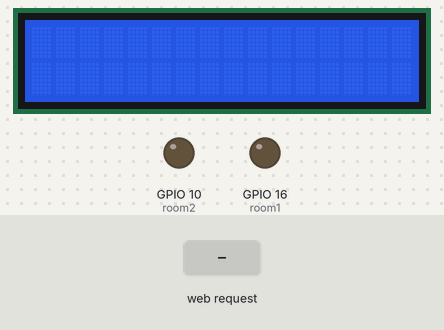
A sketch run on a simulated ESP8266 (NodeMCU). On the bench: 16×2 character LCD, output pins drawn as LEDs (lit = HIGH). Wiring (inferred from the names in the program): MPU-6050 motion sensor at I2C address 0x68. Inputs (shaded band) come from the test bench. WiFi joins after 1.5 s; servers stay silent unless stated; what the sketch prints to the serial monitor is not drawn.

Above: at 2.9 s.
3.0 s: HTTP request GET /Submit received
At 4.2 s:
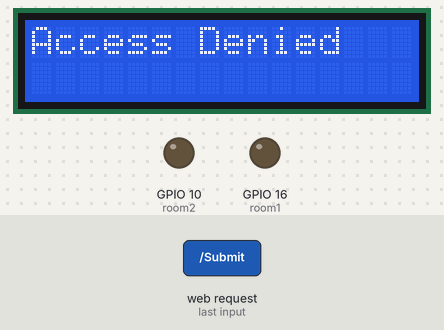
4.5 s: HTTP request GET /?LED1=ON received
At 5.3 s:
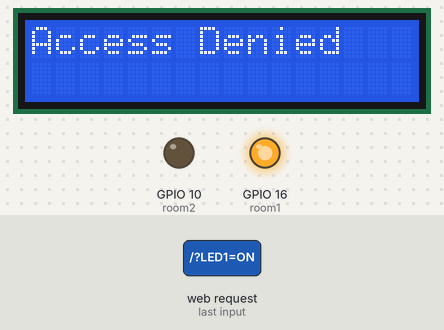
6.0 s: HTTP request GET /?LED1=OFF received
At 6.4 s:
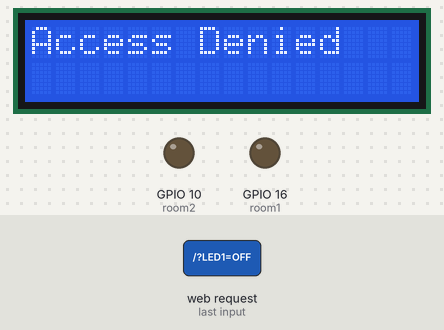
Timing chart, 0 to 9.0 s (numbered marks = the images above; inputs shaded):
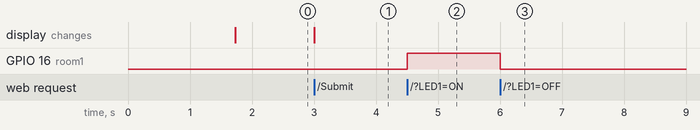

The sketch:

Home_Automation.ino
```cpp
#include <ESP8266WiFi.h>
#include<string.h>
#include "temp.h"


const uint8_t scl=5;
const uint8_t sda=4;
#include <LiquidCrystal.h>


const int rs = 0, en = 2, d4 = 14, d5 = 12, d6 = 13, d7 = 15;
LiquidCrystal lcd(rs, en, d4, d5, d6, d7);


const char* ssid = "Find Me"; // SSID i.e. Service Set Identifier is the name of your WIFI
const char* password = "111111111"; // Your Wifi password, in case you have open network comment the whole statement.

int room1=16;
int room2=10;
float t;

WiFiServer server(80); // Creates a server that listens for incoming connections on the specified port, here in this case port is 80.

 double Ax, Ay, Az, T, Gx, Gy, Gz;

void setup() {
  Serial.begin(115200);
  delay(10);

  pinMode(room1, OUTPUT);
  digitalWrite(room1, LOW);
  pinMode(room2, OUTPUT);
  digitalWrite(room2, LOW);

  // Connect to WiFi network
  Serial.println();
  Serial.println();
  Serial.print("Connecting to ");
  Serial.println(ssid);

  WiFi.begin(ssid, password);

  while (WiFi.status() != WL_CONNECTED) {
    delay(500);
    Serial.print(".");
  }
  Serial.println("");
  Serial.println("WiFi connected");

  // Start the server
  server.begin();
  Serial.println("Server started");

  // Print the IP address
  Serial.print("Use this URL to connect: ");
  Serial.print("http://");
  Serial.print(WiFi.localIP()); //Gets the WiFi shield's IP address and Print the IP address of serial monitor
  Serial.println("/");
  Wire.begin(sda,scl);
MPU6050_Init();
  lcd.begin(16, 2);
  lcd.noDisplay();

}

void loop() {
  // Check if a client has connected
  WiFiClient client = server.available();
  if (!client) {
    return;
  }

  // Wait until the client sends some data
  Serial.println("new client");
  while(!client.available()){
    delay(1);
  }


 int value = LOW;
 int value1=LOW;
 int var_temp=LOW;
  // Read the first line of the request
  String request = client.readStringUntil('\r');

  client.flush();
  Serial.println(request);

  if(request.indexOf("Submit") != -1){
  if ((request.indexOf("Prakash") != -1) && (request.indexOf("Saini") != -1))  {
    value = HIGH;
    lcd.display();
    lcd.clear();
    lcd.setCursor(0, 0);
    lcd.print("Welcome");
  }
  if ((request.indexOf("Prakash") == -1)|| (request.indexOf("Saini") == -1) ) {

     value1=HIGH;
     lcd.display();
     lcd.clear();
     lcd.setCursor(0, 0);
     lcd.print("Access Denied");

  }
  }

  if (request.indexOf("tempe") != -1){
     Read_RawValue(MPU6050SlaveAddress, MPU6050_REGISTER_ACCEL_XOUT_H);

     t = ((float)T/340.00)+36.53;
     var_temp=HIGH;
    }
 if(request.indexOf("LED1=ON") !=-1){
  digitalWrite(room1,HIGH);
  }

 if(request.indexOf("LED1=OFF") !=-1){
  digitalWrite(room1,LOW);
  }

 if(request.indexOf("LED2=ON") !=-1){
  digitalWrite(room2,HIGH);
  }

 if(request.indexOf("LED2=ON") !=-1){
  digitalWrite(room2,LOW);
  }

 Serial.println(request.indexOf("GET"));
  // Match the request
 Serial.println(request.indexOf("HTTP"));
  // Return the response
            client.println("<!DOCTYPE html><html>");
            client.println("<head><meta name=\"viewport\" content=\"width=device-width, initial-scale=1\">");
            client.println("<body style=\"background-color:silver\"><center><b><h1 style=\"color:blueviolet\">IoT</h1></b></center><br>");
            client.println("<form action='' method=\'get\'>");
            // Display current state, and ON/OFF buttons for GsaPIO 26
            client.println(" Name: <input type=\"text\" name=\"fname\"><br>");
           client.println(" Password: <input type=\"password\" name=\"pass\"><br>");

            client.println("<input type=\"submit\" name=\"submit\" value=\'Submit\'><br>");
            if(value == HIGH){
              client.println("       You are in ");
              value=LOW;
              }


                else if(value1==HIGH){
                client.println("    Failed!,Try again  ");
                value1=LOW;
                }
               else {
                client.println("   Please Login ");
                }
            client.println("</form>");
            client.println("<br><br>");

            client.println("<a href=\"tempe\"><button style=\"margin-left:5px\">Click Me</button></a>");
            client.println("<b>Room Temperature : </b>");
           if(var_temp==HIGH){
            client.println(t);
            client.println("*C");
            }

            client.println("<br>");
            client.println("<h3>Room : 1</h3><a href=\"LED1=ON\"><button style=\"margin-left:5px\">Turn On </button></a>");
            client.println("<a href=\"LED1=OFF\"><button style=\"margin-left:5px\">Turn Off </button></a><br><br>");
            client.println("<h3>Room : 2</h3><a href=\"LED2=ON\"><button style=\"margin-left:5px\">Turn On </button></a>");
            client.println("<a href=\"LED2=OFF\"><button style=\"margin-left:5px\">Turn Off </button></a><br><br>");
            client.println("<h3>Room : 3</h3><a href=\"LED3=ON\"><button style=\"margin-left:5px\">Turn On </button></a>");
            client.println("<a href=\"LED3=OFF\"><button style=\"margin-left:5px\">Turn Off </button></a><br><br>");
            client.println("</body></html>");
  delay(1);
  Serial.println("Client disonnected");
  Serial.println("");

}
```

temp.cpp
```cpp
#include "Wire.h"
#include "temp.h"
#include "Arduino.h"
int16_t AccelX, AccelY, AccelZ, Temperature, GyroX, GyroY, GyroZ;

void I2C_Write(uint8_t deviceAddress, uint8_t regAddress, uint8_t data){
  Wire.beginTransmission(deviceAddress);
  Wire.write(regAddress);
  Wire.write(data);
  Wire.endTransmission();
}

// read all 14 register
void Read_RawValue(uint8_t deviceAddress, uint8_t regAddress){
  Wire.beginTransmission(deviceAddress);
  Wire.write(regAddress);
  Wire.endTransmission();
  Wire.requestFrom(deviceAddress, (uint8_t)14);
  AccelX = (((int16_t)Wire.read()<<8) | Wire.read());
  AccelY = (((int16_t)Wire.read()<<8) | Wire.read());
  AccelZ = (((int16_t)Wire.read()<<8) | Wire.read());
  Temperature = (((int16_t)Wire.read()<<8) | Wire.read());
  GyroX = (((int16_t)Wire.read()<<8) | Wire.read());
  GyroY = (((int16_t)Wire.read()<<8) | Wire.read());
  GyroZ = (((int16_t)Wire.read()<<8) | Wire.read());
}

//configure MPU6050
void MPU6050_Init(){
  delay(150);
  I2C_Write(MPU6050SlaveAddress, MPU6050_REGISTER_SMPLRT_DIV, 0x07);
  I2C_Write(MPU6050SlaveAddress, MPU6050_REGISTER_PWR_MGMT_1, 0x01);
  I2C_Write(MPU6050SlaveAddress, MPU6050_REGISTER_PWR_MGMT_2, 0x00);
  I2C_Write(MPU6050SlaveAddress, MPU6050_REGISTER_CONFIG, 0x00);
  I2C_Write(MPU6050SlaveAddress, MPU6050_REGISTER_GYRO_CONFIG, 0x00);//set +/-250 degree/second full scale
  I2C_Write(MPU6050SlaveAddress, MPU6050_REGISTER_ACCEL_CONFIG, 0x00);// set +/- 2g full scale
  I2C_Write(MPU6050SlaveAddress, MPU6050_REGISTER_FIFO_EN, 0x00);
  I2C_Write(MPU6050SlaveAddress, MPU6050_REGISTER_INT_ENABLE, 0x01);
  I2C_Write(MPU6050SlaveAddress, MPU6050_REGISTER_SIGNAL_PATH_RESET, 0x00);
  I2C_Write(MPU6050SlaveAddress, MPU6050_REGISTER_USER_CTRL, 0x00);
}
```

temp.h
```cpp
#ifndef TEMP
#define TEMP

#include "Wire.h"
extern int16_t AccelX, AccelY, AccelZ, Temperature, GyroX, GyroY, GyroZ;
const uint8_t MPU6050_REGISTER_SMPLRT_DIV   =  0x19;
const uint8_t MPU6050_REGISTER_USER_CTRL    =  0x6A;
const uint8_t MPU6050_REGISTER_PWR_MGMT_1   =  0x6B;
const uint8_t MPU6050_REGISTER_PWR_MGMT_2   =  0x6C;
const uint8_t MPU6050_REGISTER_CONFIG       =  0x1A;
const uint8_t MPU6050_REGISTER_GYRO_CONFIG  =  0x1B;
const uint8_t MPU6050_REGISTER_ACCEL_CONFIG =  0x1C;
const uint8_t MPU6050_REGISTER_FIFO_EN      =  0x23;
const uint8_t MPU6050_REGISTER_INT_ENABLE   =  0x38;
const uint8_t MPU6050_REGISTER_ACCEL_XOUT_H =  0x3B;
const uint8_t MPU6050_REGISTER_SIGNAL_PATH_RESET  = 0x68;
const uint8_t MPU6050SlaveAddress = 0x68;


void I2C_Write(uint8_t deviceAddress, uint8_t regAddress, uint8_t data);

void Read_RawValue(uint8_t deviceAddress, uint8_t regAddress);

void MPU6050_Init();

#endif;
```

Measured:
- after the input at 3.0 s, the display: changes at once (image 1)
- after the input at 4.5 s, GPIO 16 (room1): LOW → HIGH at once
- after the input at 6.0 s, GPIO 16 (room1): HIGH → LOW at once
